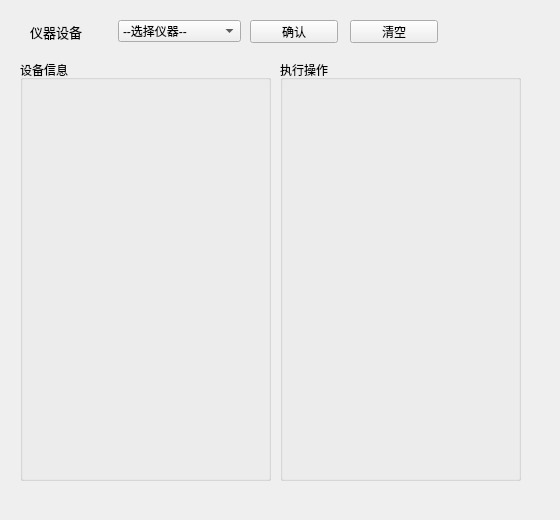
      <widget class="QWidget" name="tab_6">
       <attribute name="title">
        <string>仪器控制</string>
       </attribute>
       <widget class="QWidget" name="widget_2" native="true">
        <property name="geometry">
         <rect>
          <x>10</x>
          <y>50</y>
          <width>541</width>
          <height>461</height>
         </rect>
        </property>
        <widget class="QGroupBox" name="groupBox_3">
         <property name="geometry">
          <rect>
           <x>10</x>
           <y>10</y>
           <width>251</width>
           <height>421</height>
          </rect>
         </property>
         <property name="title">
          <string>设备信息</string>
         </property>
         <widget class="QWidget" name="widget_Info" native="true">
          <property name="geometry">
           <rect>
            <x>10</x>
            <y>30</y>
            <width>231</width>
            <height>381</height>
           </rect>
          </property>
         </widget>
        </widget>
        <widget class="QGroupBox" name="groupBox_4">
         <property name="geometry">
          <rect>
           <x>270</x>
           <y>10</y>
           <width>241</width>
           <height>421</height>
          </rect>
         </property>
         <property name="title">
          <string>执行操作</string>
         </property>
         <widget class="QWidget" name="widget_Struct" native="true">
          <property name="geometry">
           <rect>
            <x>10</x>
            <y>30</y>
            <width>221</width>
            <height>381</height>
           </rect>
          </property>
         </widget>
        </widget>
       </widget>
       <widget class="QWidget" name="layoutWidget">
        <property name="geometry">
         <rect>
          <x>30</x>
          <y>20</y>
          <width>211</width>
          <height>23</height>
         </rect>
        </property>
        <layout class="QHBoxLayout" name="horizontalLayout_88" stretch="4,6">
         <item>
          <widget class="QLabel" name="label_60">
           <property name="font">
            <font>
             <pointsize>10</pointsize>
            </font>
           </property>
           <property name="text">
            <string>仪器设备</string>
           </property>
          </widget>
         </item>
         <item>
          <widget class="QComboBox" name="comboBoxDev">
           <item>
            <property name="text">
             <string>--选择仪器--</string>
            </property>
           </item>
          </widget>
         </item>
        </layout>
       </widget>
       <widget class="QPushButton" name="pushButton_57">
        <property name="geometry">
         <rect>
          <x>250</x>
          <y>20</y>
          <width>88</width>
          <height>23</height>
         </rect>
        </property>
        <property name="text">
         <string>确认</string>
        </property>
       </widget>
       <widget class="QPushButton" name="pushButton_58">
        <property name="geometry">
         <rect>
          <x>350</x>
          <y>20</y>
          <width>88</width>
          <height>23</height>
         </rect>
        </property>
        <property name="text">
         <string>清空</string>
        </property>
       </widget>
      </widget>
